Frame 1 (no input): blank canvas, image omitted
Frame 60 (the mouse pressed at the canvas centre just before this capture): blank canvas, image omitted
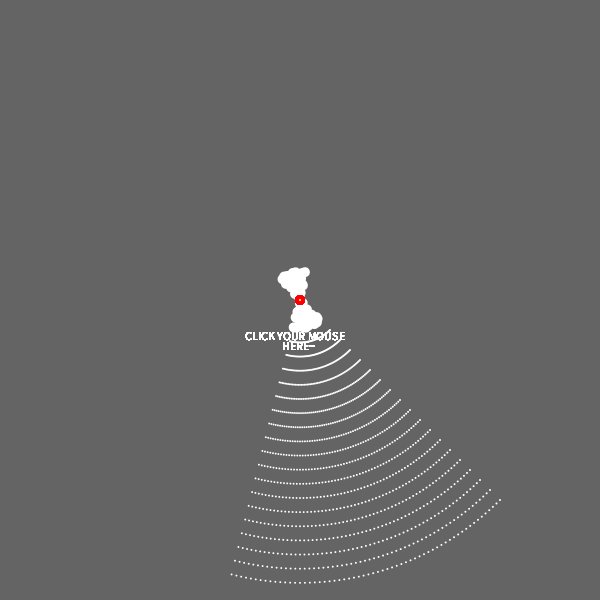
Frame 120 (the mouse held since frame 60 and released just before this capture)

The Processing sketch whose frames 1 and 60 were blank and that drew this single picture after the mouse press (run headless with seeded random() and noise(); from frame 60 on, the mouse is pressed at the canvas centre):

// Processing sketch: homework_andy_xuzihan
// ── homework_andy_xuzihan.pde
color eColor=color(255);
boolean aC=false;
boolean click=false;
float a;
float x;

void setup() {
  size(600, 600);
  background(100);
  noStroke();
}

void draw() {
  ellipseMode(CENTER);
  fill(eColor);
  ellipse(width/2, height/2, 10, 10);
  boolean checkX=mouseX>=width/2-25&&mouseX<=width/2+25;
  boolean checkY=mouseY>=height/2-25&&mouseY<=height/2+25;
  if (checkX&&checkY) {

    eColor=color(255, 0, 0);
    aC=true;
    fill(255);
    strokeWeight(30);
    text("CLICK YOUR MOUSE", width/2-55, height/2+40);
    text("HERE~", width/2-18, height/2+50);
  } else {
    aC=false;
    eColor=color(255);
  }

  if (aC==true&& mousePressed==true) {
    click=true;
  } else click=false;
  if (click==true) {
    translate(width/2, height/2);
    rotate(radians(a));
    ellipse(20*sin(a), 20*sin(a), 10, 10);
    for (int t=0; t<=200; t+=10) {
      ellipse(t, t, 2, 2);
    }
    a++;
  }

    
  }



void mouseClicked() {
  background(160);
  for (int i=5; i<=200; i+=1) {
    int Y=int(random(200, 255));
    int Z=int(random(120, 200));
    int X=int(random(100, 150));
    fill(Y, Z, X);
    rotate(-radians(a*2));
    ellipse(i, i*sin(a), 10, 10);
    ellipse(i, i, 10, 10);
    ellipse(i, i, 5, 5);
    println(radians(a*2));
    
}
pushMatrix();
if((radians(a*2))>=1.6){
  rotate(radians(a*3));
  for(int w=5;w<400;w+=3){
  rect(w*sin(w),w,2,2);
  rect(-w*sin(w),w,5,5);
  rect(w*sin(w),-w,2,2);
  rect(-w*sin(w),-w,5,5);
  }
  popMatrix();
  
}
}
